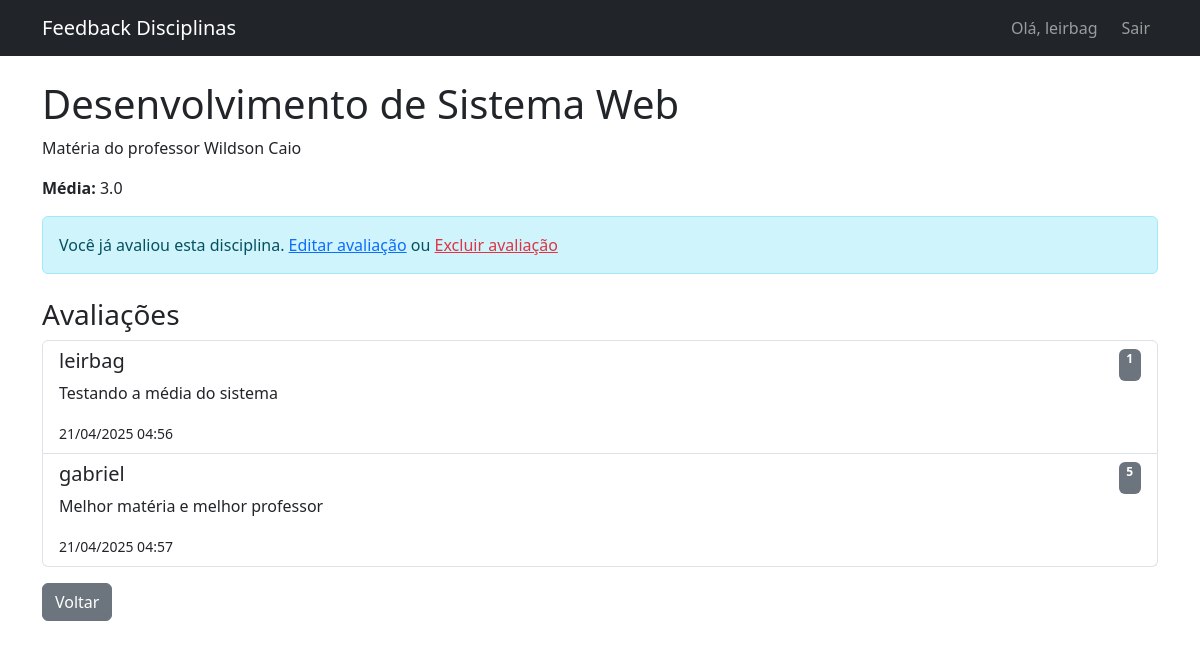
/disciplinas/1/ (signed in), run on the app's committed database.
### disciplinas/models.py (models this page shows, shortened)
class Disciplina(models.Model):
    nome = models.CharField(max_length=100)
    descricao = models.TextField(blank=True)
    def media_notas(self):
        total = 0
        count = 0
        for feedback in self.feedback_set.all():
            total += feedback.nota
            count += 1
        return total / count if count > 0 else 0

class Feedback(models.Model):
    disciplina = models.ForeignKey(Disciplina, on_delete=models.CASCADE)
    aluno = models.ForeignKey(User, on_delete=models.CASCADE)
    nota = models.IntegerField()
    comentario = models.TextField(blank=True)
    criado_em = models.DateTimeField(auto_now_add=True)
    class Meta:
        unique_together = ('disciplina', 'aluno')  # Impede múltiplas avaliações

### disciplinas/views.py (the view)
# urls.py: path('disciplinas/<int:disciplina_id>/', views.detalhes_disciplina, name='detalhes_disciplina'),
@login_required
def detalhes_disciplina(request, disciplina_id):
    disciplina = get_object_or_404(Disciplina, id=disciplina_id)
    feedbacks = Feedback.objects.filter(disciplina=disciplina)
    user_feedback = Feedback.objects.filter(disciplina=disciplina, aluno=request.user).first()
    return render(request, 'detalhes_disciplina.html', {
        'disciplina': disciplina,
        'feedbacks': feedbacks,
        'user_feedback': user_feedback,
        'media': disciplina.media_notas(),
    })

### disciplinas/templates/detalhes_disciplina.html
{% extends 'base.html' %}
{% block content %}
<h1>{{ disciplina.nome }}</h1>
<p>{{ disciplina.descricao }}</p>
<p><strong>Média:</strong> {{ media|floatformat:1 }}</p>
{% if not user_feedback %}
    <a href="{% url 'avaliar_disciplina' disciplina.id %}" class="btn btn-primary">Avaliar Disciplina</a>
{% else %}
    <div class="alert alert-info">
        Você já avaliou esta disciplina.
        <a href="{% url 'editar_feedback' user_feedback.id %}">Editar avaliação</a> ou
        <a href="{% url 'excluir_feedback' user_feedback.id %}" class="text-danger">Excluir avaliação</a>
    </div>
{% endif %}
<h3 class="mt-4">Avaliações</h3>
{% if feedbacks %}
    <div class="list-group">
        {% for feedback in feedbacks %}
        <div class="list-group-item">
            <div class="d-flex justify-content-between">
                <h5>{{ feedback.aluno.username }}</h5>
                <span class="badge bg-secondary">{{ feedback.nota }}</span>
            </div>
            <p>{{ feedback.comentario }}</p>
            <small>{{ feedback.criado_em|date:"d/m/Y H:i" }}</small>
        </div>
        {% endfor %}
    </div>
{% else %}
    <div class="alert alert-info">Nenhuma avaliação ainda.</div>
{% endif %}
<a href="{% url 'lista_disciplinas' %}" class="btn btn-secondary mt-3">Voltar</a>
{% endblock %}

### disciplinas/templates/base.html (shortened to what this page needs)
<!DOCTYPE html>
<html lang="pt-br">
<head>
    <link href="https://cdn.jsdelivr.net/npm/bootstrap@5.3.0/dist/css/bootstrap.min.css" rel="stylesheet">
</head>
<body>
    <nav class="navbar navbar-expand-lg navbar-dark bg-dark">
        <div class="container">
            <a class="navbar-brand" href="{% url 'lista_disciplinas' %}">Feedback Disciplinas</a>
            <div class="navbar-nav">
                {% if user.is_authenticated %}
                    <span class="navbar-text me-3">Olá, {{ user.username }}</span>
                    <a class="nav-link" href="{% url 'logout' %}">Sair</a>
                {% else %}
                    <a class="nav-link" href="{% url 'login' %}">Entrar</a>
                {% endif %}
            </div>
        </div>
    </nav>
    <div class="container mt-4">
        {% block content %}{% endblock %}
    </div>
</body>
</html>

### data on the page
Disciplina: nome "Desenvolvimento de Sistema Web", descricao "Matéria do professor Wildson Caio"
Feedback: aluno.username "leirbag", nota "1", comentario "Testando a média do sistema", criado_em "21/04/2025 04:56"
Feedback: aluno.username "gabriel", nota "5", comentario "Melhor matéria e melhor professor", criado_em "21/04/2025 04:57"

### other printed values
{{ user.username }} "leirbag"
{{ media|floatformat:1 }} "3.0"
